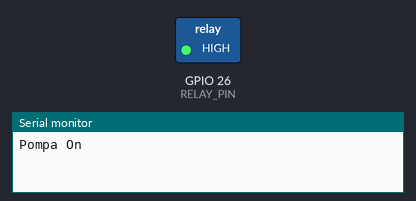
A sketch run on a simulated ESP32. On the bench: switched loads named in the sketch (green lamp = pin HIGH), the last lines printed to the serial monitor.

Above: at 1.5 s.
At 4.5 s:
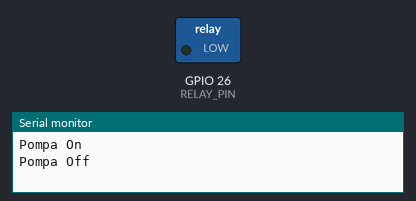
Timing chart, 0 to 7.8 s (numbered marks = the images above):
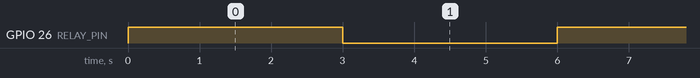

The sketch:

testpumpa.ino
```cpp
#define RELAY_PIN 26

void setup() {
  pinMode(RELAY_PIN, OUTPUT);
  digitalWrite(RELAY_PIN, LOW); // relay mati awal
  Serial.begin(115200);
}

void loop() {
  // Motor ON
  digitalWrite(RELAY_PIN, HIGH);
  Serial.println("Pompa On");
  delay(3000);

  // Motor OFF
  digitalWrite(RELAY_PIN, LOW);
  Serial.println("Pompa Off");
  delay(3000);
}
```

Measured:
- by itself, GPIO 26 (RELAY_PIN): alternates HIGH for 3.0 s and LOW for 3.0 s
